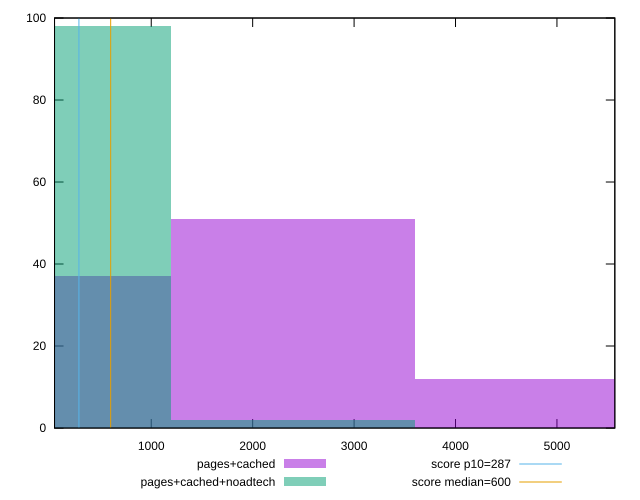

The gnuplot source for this figure:
reset

$pagesCached <<EOF
2397.760218352544 51
0 37
4795.520436705088 12
EOF

$pagesCachedNoadtech <<EOF
0 98
2397.760218352544 2
EOF

set key outside below
set boxwidth 2397.760218352544
set xrange [46.5:5570.692999999999]
set yrange [0:100]
set trange [0:100]
set style fill transparent solid 0.5 noborder

set parametric
set terminal svg size 640, 500 enhanced background rgb 'white'
set output "report_00014_2021-02-09T15:56:05.503Z/total-blocking-time/comparison/histogram/1_vs_2.svg"

plot $pagesCached title "pages+cached" with boxes, \
     $pagesCachedNoadtech title "pages+cached+noadtech" with boxes, \
     287,t title "score p10=287", \
     600,t title "score median=600"

reset
